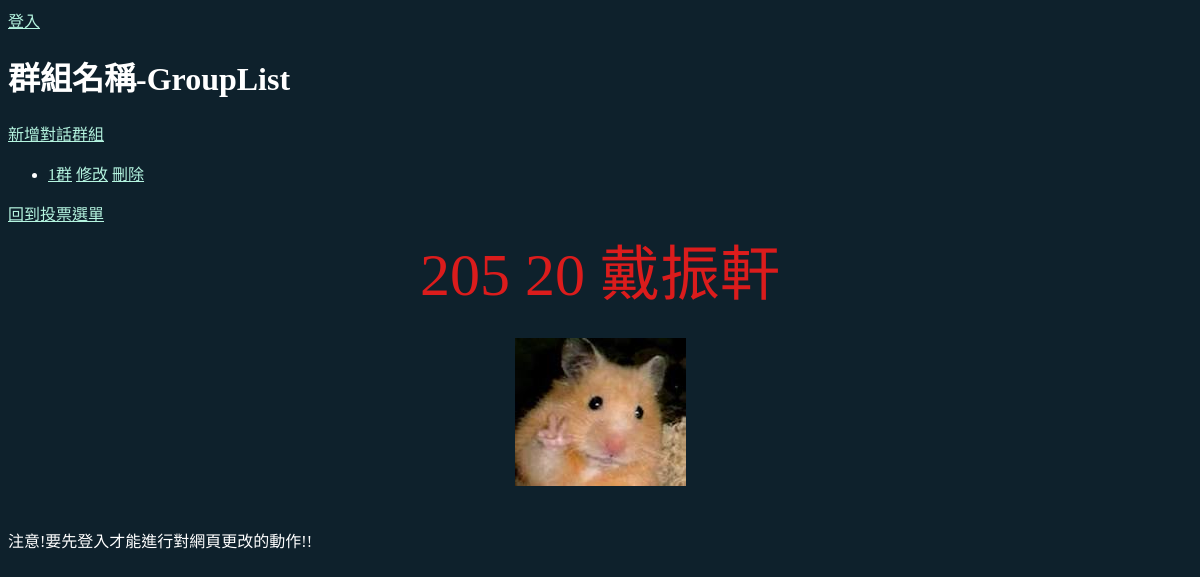
Page /chat/ on the earlier database version.
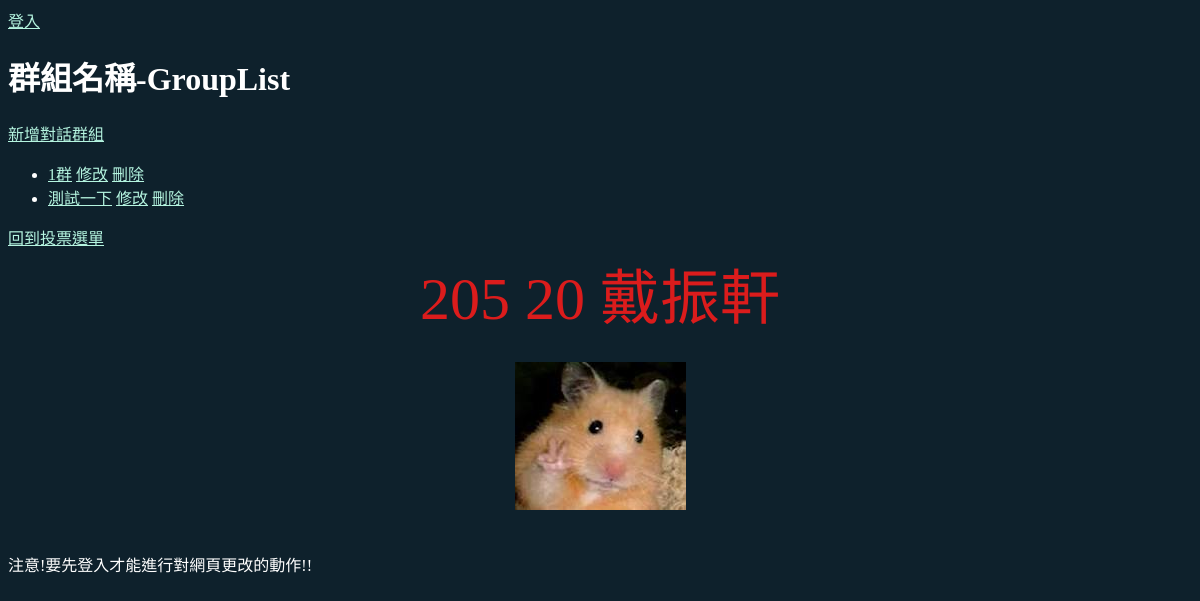
Same page on the later database version.
### chat/models.py (models this page shows, shortened)
class GROUP(models.Model): #群組
    group_name = models.CharField("群組名稱",max_length=64)
    desc = models.TextField("說明") #群組說明

### chat/views.py (the view)
# urls.py: path("", Grouplist.as_view(), name='group_list'),
class Grouplist(ListView):
    model = GROUP

### templates/chat/group_list.html (shortened to what this page needs)
{% extends 'base.html' %}
{% block main %}
    <h1>群組名稱-GroupList</h1>
    <a href="{% url 'group_create' %}">新增對話群組</a>
    <ul>
        {% for group in group_list %}
        <li>
            <a href="{% url 'chat_view' group.id %}">{{ group.group_name }}</a>
            <a href="{% url 'group_edit' group.id %}">修改</a>
            <a href="{% url 'group_delete' group.id %}">刪除</a>
        </li>
        {% endfor %}
    </ul>
    <a href="{% url 'poll_list' %}">回到投票選單</a>
{% endblock %}

Differences in the rows shown:
added GROUP: group_name "測試一下"
